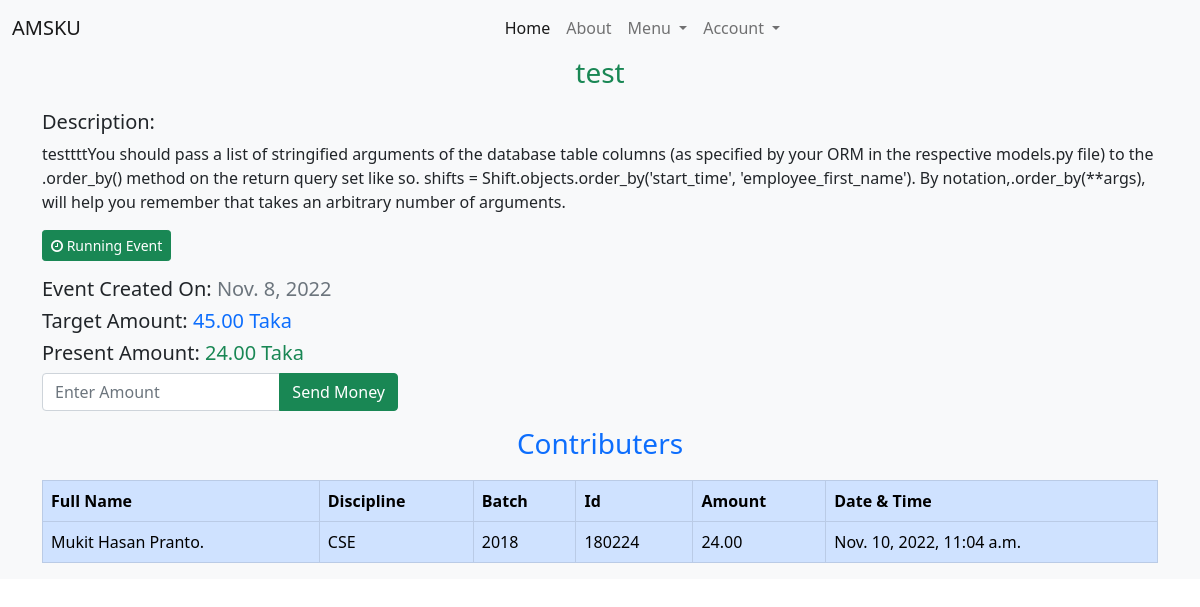
Page /charity-events/1/ on the earlier database version.
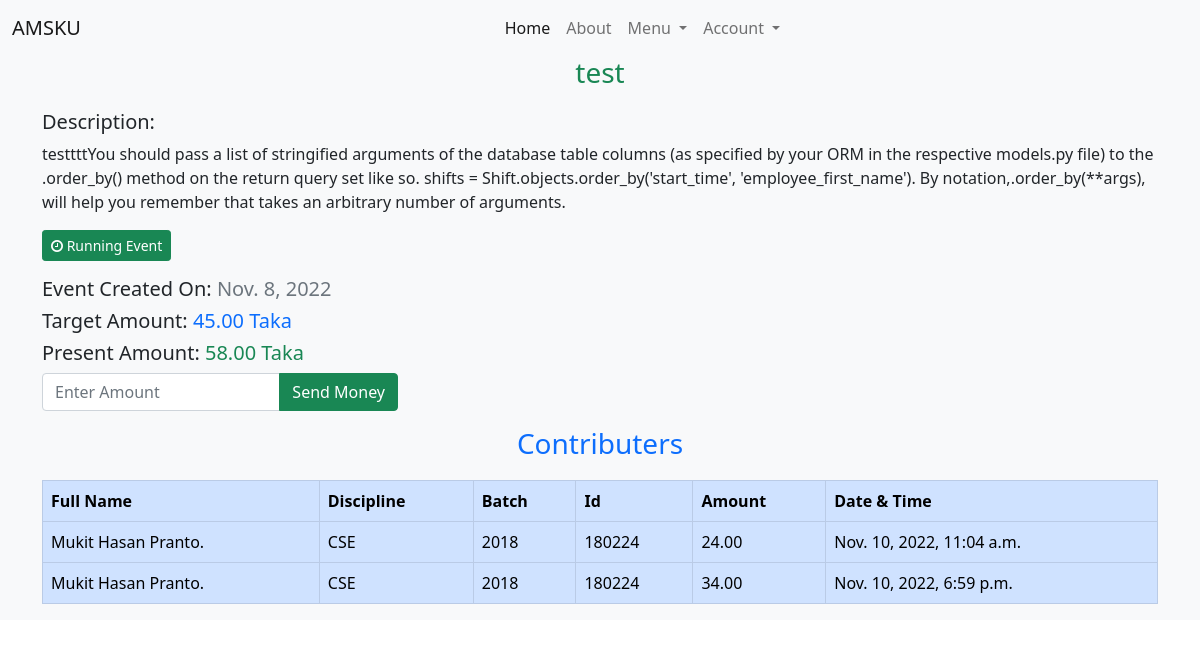
Same page on the later database version.
### charity_events/models.py (models this page shows, shortened)
class Event(models.Model):
    discipline_list = ['Architecture','CSE','ECE','Math','URP','Physics','Chemistry','Stat','Pharmacy','BGE','FWT','FMRT','Agrotechnology','ES','SWE','BAD','HRM','DP','PM','DS','History','English','Bangla','IER','Sculpture','Econ','Sociology','MCJ','Law']
    Discipline_Choices = []
    for x in discipline_list:
        Discipline_Choices.append((x,x))
    headline = models.CharField(max_length=200)
    description = models.TextField()
    created_on = models.DateTimeField(default=datetime.now)
    discipline = models.CharField(max_length=255,choices=Discipline_Choices,blank=True)
    target_amount = models.DecimalField(max_digits=15, decimal_places=2)
    present_amount = models.DecimalField(max_digits=15, decimal_places=2,default=0)
    running = models.BooleanField(default=True)

class Contributer(models.Model):
    amount = models.DecimalField(max_digits=15, decimal_places=2)
    created_on = models.DateTimeField(default=datetime.now)
    event = models.ForeignKey('Event',on_delete=models.CASCADE)
    alumni = models.ForeignKey('home.Alumni_Profile',on_delete=models.CASCADE)

### home/models.py (models this page shows, shortened)
class Alumni_Profile(models.Model):
    discipline_list = ['Architecture','CSE','ECE','Math','URP','Physics','Chemistry','Stat','Pharmacy','BGE','FWT','FMRT','Agrotechnology','ES','SWE','BAD','HRM','DP','PM','DS','History','English','Bangla','IER','Sculpture','Econ','Sociology','MCJ','Law']
    Discipline_Choices = []
    for x in discipline_list:
        Discipline_Choices.append((x,x))
    Id_Choices = []
    for x in range(1,51):
        Id_Choices.append((str(x),str(x)))
    Batch_Choices = []
    for x in range(1991,2019):
        Batch_Choices.append((str(x),str(x)))
    job_list=['Agriculture','Architecture and Construction','Business Management and Administration','Education','Finance','Food','Government and Public Administration','Health Science','Human Services','Law, Public Safety, Corrections and Security','Manufacturing','Marketing, Sales and Service','Natural Resources','Science, Technology and Engineering','Other']
    Job_Choices = []
    for x in job_list:
        Job_Choices.append((x,x))
    country_list = ["Afghanistan","Albania","Algeria","Andorra","Angola","Anguilla","Antigua &amp; Barbuda","Argentina","Armenia","Aruba","Australia","Austria","Azerbaijan","Bahamas","Bahrain","Bangladesh","Barbados","Belarus","Belgium","Belize","Benin","Bermuda","Bhutan","Bolivia","Bosnia &amp; Herzegovina","Botswana","Brazil","British Virgin Islands","Brunei","Bulgaria","Burkina Faso","Burundi","Cambodia","Cameroon","Cape Verde","Cayman Islands","Chad","Chile","China","Colombia","Congo","Cook Islands","Costa Rica","Cote D Ivoire","Croatia","Cruise Ship","Cuba","Cyprus","Czech Republic","Denmark","Djibouti","Dominica","Dominican Republic","Ecuador","Egypt","El Salvador","Equatorial Guinea","Estonia","Ethiopia","Falkland Islands","Faroe Islands","Fiji","Finland","France","French Polynesia","French West Indies","Gabon","Gambia","Georgia","Germany","Ghana","Gibraltar","Greece","Greenland","Grenada","Guam","Guatemala","Guernsey","Guinea","Guinea Bissau","Guyana","Haiti","Honduras","Hong Kong","Hungary","Iceland","India","Indonesia","Iran","Iraq","Ireland","Isle of Man","Israel","Italy","Jamaica","Japan","Jersey","Jordan","Kazakhstan","Kenya","Kuwait","Kyrgyz Republic","Laos","Latvia","Lebanon","Lesotho","Liberia","Libya","Liechtenstein","Lithuania","Luxembourg","Macau","Macedonia","Madagascar","Malawi","Malaysia","Maldives","Mali","Malta","Mauritania","Mauritius","Mexico","Moldova","Monaco","Mongolia","Montenegro","Montserrat","Morocco","Mozambique","Namibia","Nepal","Netherlands","Netherlands Antilles","New Caledonia","New Zealand","Nicaragua","Niger","Nigeria","Norway","Oman","Pakistan","Palestine","Panama","Papua New Guinea","Paraguay","Peru","Philippines","Poland","Portugal","Puerto Rico","Qatar","Reunion","Romania","Russia","Rwanda","Saint Pierre &amp; Miquelon","Samoa","San Marino","Satellite","Saudi Arabia","Senegal","Serbia","Seychelles","Sierra Leone","Singapore","Slovakia","Slovenia","South Africa","South Korea","Spain","Sri Lanka","St Kitts &amp; Nevis","St Lucia","St Vincent","St. Lucia","Sudan","Suriname","Swaziland","Sweden","Switzerland","Syria","Taiwan","Tajikistan","Tanzania","Thailand","Timor L'Este","Togo","Tonga","Trinidad &amp; Tobago","Tunisia","Turkey","Turkmenistan","Turks &amp; Caicos","Uganda","Ukraine","United Arab Emirates","United Kingdom","Uruguay","Uzbekistan","Venezuela","Vietnam","Virgin Islands (US)","Yemen","Zambia","Zimbabwe"]
    Country_Choices = []
    for x in country_list:
        Country_Choices.append((x,x))
    full_name = models.CharField(max_length=255)
    image = models.FileField(upload_to='profile_pic/')
    certificate = models.FileField(upload_to='certificate/')
    discipline = models.CharField(max_length=255,choices=Discipline_Choices)
    student_id = models.CharField(max_length=10)
    batch = models.CharField(max_length=50,choices=Batch_Choices)
    job_type = models.CharField(max_length=50,blank=True)
    job_position = models.CharField(max_length=60,blank=True)
    company_name = models.CharField(max_length=60,blank=True)
    higher_study = models.CharField(max_length=60)
    present_address = models.CharField(max_length=60)
    present_country = models.CharField(max_length=60,choices=Country_Choices)
    parmanent_address = models.CharField(max_length=60)
    mobile = models.CharField(max_length=60)
    facebook = models.URLField(max_length=60,blank=True)
    linkdin = models.URLField(max_length=60,blank=True)
    about_me = models.TextField()
    is_verified = models.BooleanField(default=False)
    user = models.OneToOneField(settings.AUTH_USER_MODEL, on_delete=models.CASCADE,related_name="alumni_profile")

### charity_events/views.py (the view)
# urls.py: path('<int:pk>/',DetailView.as_view(),name='detail_view'),
class DetailView(DetailView):
    model = Event
    template_name = 'charity_events/details.html'

### templates/charity_events/details.html (shortened to what this page needs)
{% extends 'base.html' %}
{% block content %}
<h3 class="header text-success">{{event.headline}}</h3>
<h5>Description: </h5><p>{{event.description}}</p>
{% if event.running %}
<button class='btn btn-success btn-sm mb-3'><i class='fa fa-clock-o'></i> Running Event</button>
{% else %}
<button class='btn btn-danger btn-sm mb-3'><i class='fa fa-lock'></i> Closed Event</button>
{% endif %}
<h5>Event Created On:<span class="text-muted"> {{event.created_on.date}}</span></h5>
<h5>Target Amount:<span class="text-primary"> {{event.target_amount}} Taka</span></h5>
<h5>Present Amount:<span class="text-success"> {{event.present_amount}} Taka</span></h5>
{% if event.running %}
<div class="row">
    <div class="col-sm-4">
        <form action="{% url 'charity_events:add_money' event.id %}" method="POST">
            <div class="input-group mb-3">
                <input name="amount" type="text" class="form-control" placeholder="Enter Amount" aria-describedby="button-addon2" required>
                <button class="btn btn-success" type="submit" id="button-addon2">Send Money</button>
              </div>
        </form>
    </div>
</div>
{% endif %}
<h3 class="header text-primary">Contributers</h3>
<div class='table-responsive'>
    <table class="table table-primary table-bordered">
        <thead>
            <tr>
                <th>Full Name</th>
                <th>Discipline</th>
                <th>Batch</th>
                <th>Id</th>
                <th>Amount</th>
                <th>Date & Time</th>
            </tr>
        </thead>
        <tbody>
            {% for contributer in  event.contributer_set.all %}
            <tr>
                <td>{{contributer.alumni.full_name}}</td>
                <td>{{contributer.alumni.discipline}}</td>
                <td>{{contributer.alumni.batch}}</td>
                <td>{{contributer.alumni.student_id}}</td>
                <td>{{contributer.amount}}</td>
                <td>{{contributer.created_on}}</td>
            </tr>
            {% endfor %}
        </tbody>
    </table>
</div>
{% endblock content %}

### templates/base.html (shortened to what this page needs)
<!DOCTYPE html>
{% load static %}
<html lang="en">
<head>
    <link rel="stylesheet" href=""{% static 'style.css'%}"">
    <link href="https://cdn.jsdelivr.net/npm/bootstrap@5.0.2/dist/css/bootstrap.min.css" rel="stylesheet">
    <link rel="stylesheet" href="https://cdnjs.cloudflare.com/ajax/libs/font-awesome/4.7.0/css/font-awesome.min.css">
</head>
<body>
    {% include 'navbar.html' %}
    <div class="bg-light">
        <div class="container">
            {% block content %}{% endblock content %}
        </div>
    </div>
</body>
</html>

### templates/navbar.html (shortened to what this page needs)
<nav class="navbar navbar-expand-lg navbar-light bg-light">
  <div class="container-fluid">
    <a class="navbar-brand" href="{% url 'home:home_view'%}">
      AMSKU
    </a>
    <div class="collapse navbar-collapse" id="navbarSupportedContent">
      <ul class="navbar-nav m-auto mb-2 mb-lg-0">
        <li class="nav-item">
          <a class="nav-link active" aria-current="page" href="{% url 'home:home_view'%}">Home</a>
        </li>
        <li class="nav-item">
          <a class="nav-link" href="#">About</a>
        </li>
        <li class="nav-item dropdown">
          <a class="nav-link dropdown-toggle" href="#" id="navbarDropdown" role="button" data-bs-toggle="dropdown"
            aria-expanded="false">
            Menu
          </a>
        </li>
        <li class="nav-item dropdown">
          <a class="nav-link dropdown-toggle" href="#" id="accountDropdown" role="button" data-bs-toggle="dropdown"
            aria-expanded="false">
            Account
          </a>
        </li>
      </ul>
    </div>
  </div>
</nav>

### templates/base.html (style rules this page uses)
.header { text-align: center; padding-bottom: 12px; }

Differences in the rows shown:
changed Event "test": present_amount "24.00" → "58.00"
added Contributer: alumni.full_name "Mukit Hasan Pranto.", alumni.discipline "CSE", alumni.batch "2018", alumni.student_id "180224", amount "34.00", created_on "Nov. 10, 2022, 6:59 p.m."
